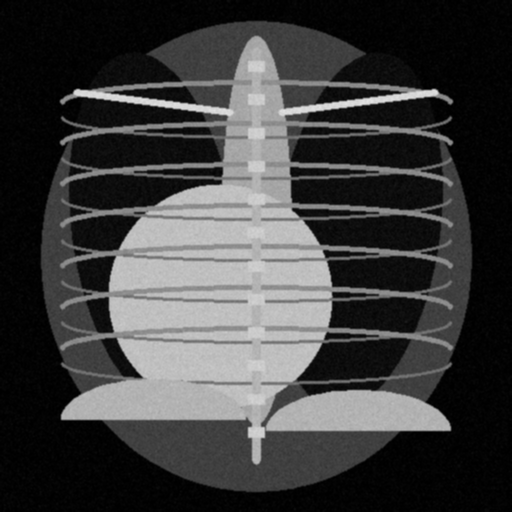
#> input picture assets/xr_cardiomegaly.png, 512 x 512 px
$ python -i image_processor.py   (imports and definitions only)   (older library calls are emulated)
#> lines starting #> are read from the running program, lines starting #| are printed output that depends on the picture; after the words box and inside, x2 and y2 are one past the last pixel; in counts of white or black regions, pixels touching at a corner belong together
#> further down, picture is the input picture: shape (512, 512); min 0, max 227, mean 61.4
import cv2
import numpy as np
import PIL.Image
import io

try:
    import pydicom
    HAS_PYDICOM = True
except ImportError:
    HAS_PYDICOM = False

class MedicalImageProcessor:
    def __init__(self, target_size=(256, 256)):
        self.target_size = target_size

    # [109 lines left out: functions load_image_bytes, _load_fallback, enhance_image, extract_classical_features, not called in this run]

    def generate_explainability_heatmap(self, img_gray, anomaly_score_pct=75.0, colormap_name="jet"):
        """
        Generates an anomaly heatmap overlay and identifies suspicious regions of interest (ROIs).
        """
#> called with anomaly_score_pct = 75, colormap_name = 'jet'
        h, w = img_gray.shape
#> h = 512; w = 512
        img_float = img_gray.astype(float) / 255.0

        # Synthetic reference normal thorax model
        y, x = np.ogrid[:h, :w]
#> y = 512 values from 0 to 511
        center_y, center_x = h // 2, w // 2
#> center_y = 256; center_x = 256
        dist_from_center = np.sqrt((x - center_x)**2 + (y - center_y)**2)
        normal_expected = 0.25 + 0.4 * np.exp(-dist_from_center / (0.3 * h))

        # Spatial residual deviation
        diff = np.abs(img_float - normal_expected)
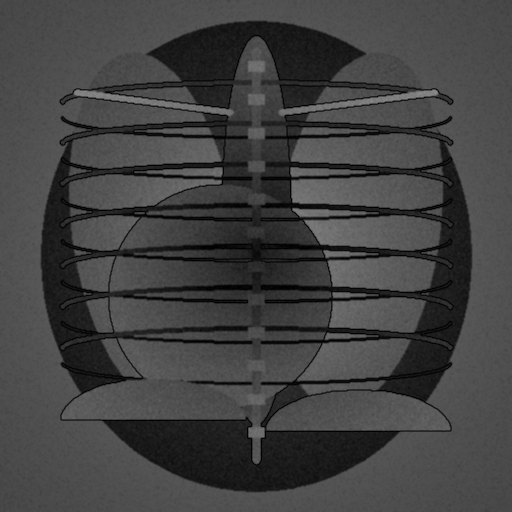
#> diff: shape (512, 512) float64; min 3.9e-06, max 0.544, mean 0.26

        # Apply Sobel edge weighting
        sobelx = cv2.Sobel(img_gray, cv2.CV_64F, 1, 0, ksize=5)
        sobely = cv2.Sobel(img_gray, cv2.CV_64F, 0, 1, ksize=5)
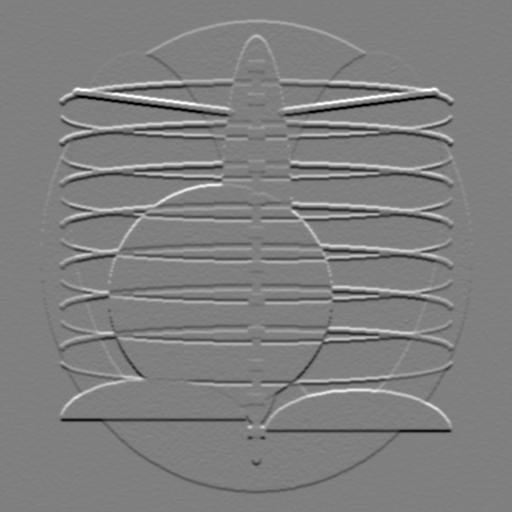
#> sobely: shape (512, 512) float64; min -8682, max 8661, mean 0; drawn with min black and max white
        grad_mag = np.sqrt(sobelx**2 + sobely**2)
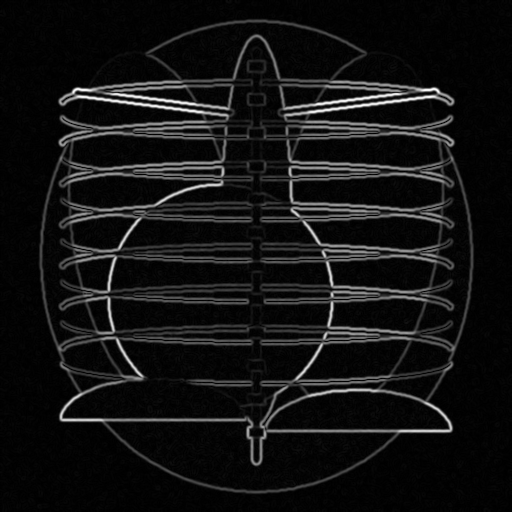
#> grad_mag: shape (512, 512) float64; min 0, max 8963.5, mean 674; drawn with min black and max white
        grad_mag = grad_mag / (np.max(grad_mag) + 1e-5)

        # Combined anomaly spatial density map
        anomaly_map = 0.6 * diff + 0.4 * grad_mag
        anomaly_map = cv2.GaussianBlur(anomaly_map, (15, 15), 0)
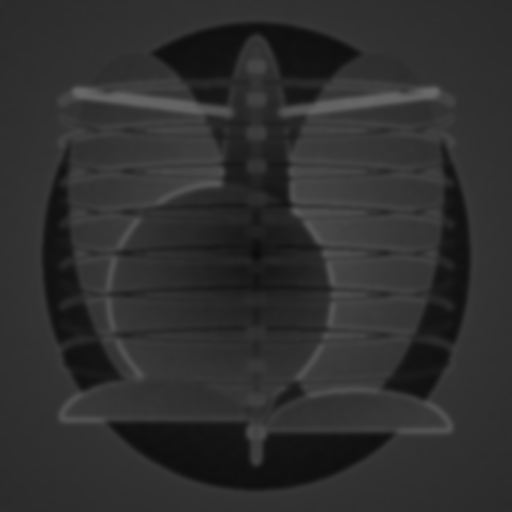
#> anomaly_map: shape (512, 512) float64; min 0.0478, max 0.417, mean 0.186

        # Scale anomaly map based on overall anomaly score percentage
        scale_factor = max(0.2, anomaly_score_pct / 100.0)
        anomaly_map = anomaly_map * scale_factor
        anomaly_map = np.clip(anomaly_map / (np.max(anomaly_map) + 1e-5), 0, 1)
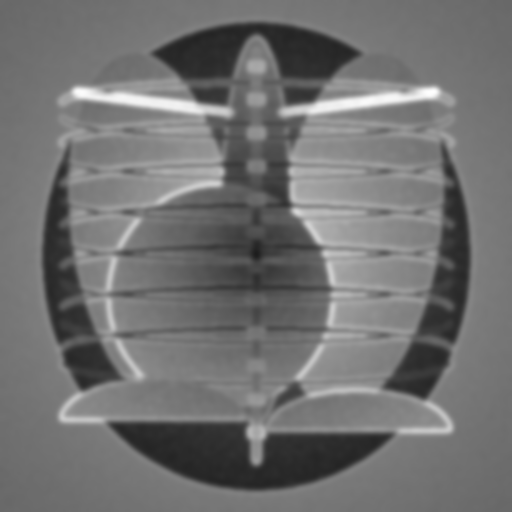
#> anomaly_map: shape (512, 512) float64; min 0.115, max 1, mean 0.446

        # Convert to 8-bit heatmap
        heatmap_8u = (anomaly_map * 255).astype(np.uint8)

        colormaps = {
            "jet": cv2.COLORMAP_JET,
            "inferno": cv2.COLORMAP_INFERNO,
            "viridis": cv2.COLORMAP_VIRIDIS,
            "turbo": cv2.COLORMAP_TURBO
        }
        cm = colormaps.get(colormap_name.lower(), cv2.COLORMAP_JET)
        heatmap_colored = cv2.applyColorMap(heatmap_8u, cm)
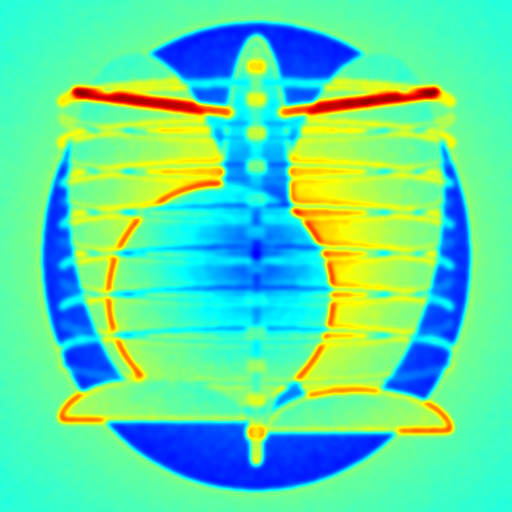
#> heatmap_colored: shape (512, 512, 3); mean B, G, R 162.6, 222.1, 92.7
        heatmap_rgb = cv2.cvtColor(heatmap_colored, cv2.COLOR_BGR2RGB)

        img_rgb = cv2.cvtColor(img_gray, cv2.COLOR_GRAY2RGB)

        # Identify suspicious ROI regions
        rois = self._extract_roi_boxes(anomaly_map, h, w)

        return {
            "anomaly_map_raw": anomaly_map,
            "heatmap_rgb": heatmap_rgb,
            "img_rgb": img_rgb,
            "rois": rois
        }

    # [22 lines left out: function create_overlay, not called in this run]

    def _extract_roi_boxes(self, anomaly_map, h, w):
#> called with h = 512, w = 512
        thresh = (anomaly_map > 0.50).astype(np.uint8) * 255
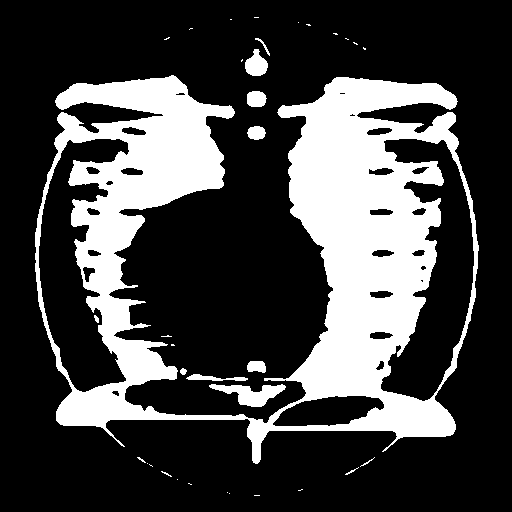
#> thresh: shape (512, 512); 26.4% white; 35 white regions (23 under 20 px)
        contours, _ = cv2.findContours(thresh, cv2.RETR_EXTERNAL, cv2.CHAIN_APPROX_SIMPLE)
#> contours = 34 contours, 25 with area under 20; largest, box (x1, y1, x2, y2) and area: (35, 75, 479, 464) 91533, (209, 384, 286, 407) 788, (245, 49, 268, 76) 376, (247, 91, 267, 107) 242, (247, 126, 266, 140) 183

        rois = []
        for i, cnt in enumerate(contours):
            area = cv2.contourArea(cnt)
            if area > 120:
                x, y, bw, bh = cv2.boundingRect(cnt)
                roi_score = float(np.mean(anomaly_map[y:y+bh, x:x+bw])) * 100.0

                # Determine anatomical location string based on coordinates
                loc_y = "Upper" if y < h/3 else ("Middle" if y < 2*h/3 else "Lower")
                loc_x = "Right Lung" if x > w/2 else "Left Lung"
                if abs(x + bw/2 - w/2) < w/6:
                    loc_x = "Mediastinum / Cardiac Region"

                rois.append({
                    "id": i + 1,
                    "location": f"{loc_y} {loc_x}",
                    "bbox": (x, y, bw, bh),
                    "roi_anomaly_score": round(roi_score, 1),
                    "area_pct": round((area / (h * w)) * 100, 2)
                })
#> this loop made 34 passes
#> (area, x, y, bw, bh, roi_score, loc_y) on passes 13, 14, 16, 19, 20, 21, 23: (787.5, 209, 384, 77, 23, 48.88, 'Lower'), (158.5, 186, 374, 62, 7, 49.89, 'Lower'), (164.5, 247, 361, 19, 12, 51.59, 'Lower'), (183, 247, 126, 19, 14, 53.1, 'Upper'), (242.5, 247, 91, 20, 16, 55.33, 'Upper'), (91533, 35, 75, 444, 389, 45.88, 'Upper'), (376.5, 245, 49, 23, 27, 54.71, 'Upper')
#> area on passes 15, 27: 26, 28.5
#> after the loop, rois = 7 items
        # Sort ROIs by score descending
        rois.sort(key=lambda r: r["roi_anomaly_score"], reverse=True)
        return rois[:4] # Top 4 suspicious regions

>>> import cv2
>>> picture = cv2.imread('../assets/xr_cardiomegaly.png', cv2.IMREAD_GRAYSCALE)
>>> result = MedicalImageProcessor().generate_explainability_heatmap(picture)
#> in generate_explainability_heatmap, `rois = self._extract_roi_boxes(anomaly_map, h, w)`: rois = 4 items
#> result = 4 items

$ run again, on assets/xr_consolidation.png
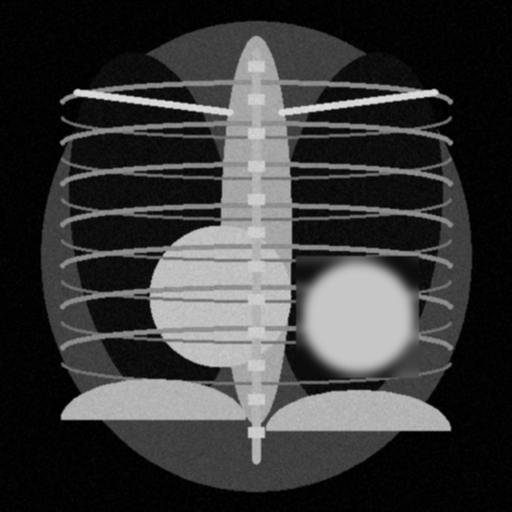
#> input picture assets/xr_consolidation.png, 512 x 512 px
#> picture is the input picture: shape (512, 512); min 0, max 227, mean 58.1
#> in generate_explainability_heatmap, `heatmap_colored = cv2.applyColorMap(heatmap_8u, cm)`:
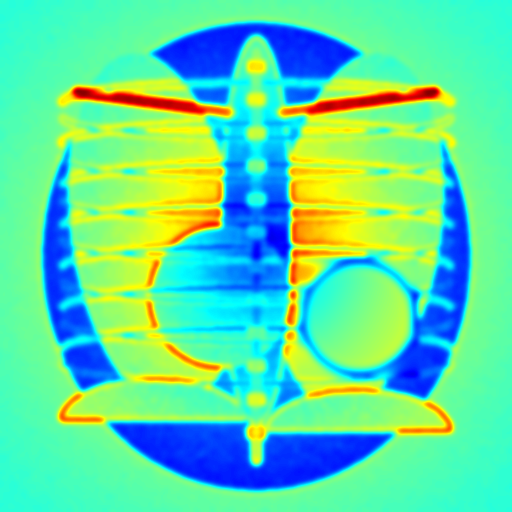
#> heatmap_colored: shape (512, 512, 3); mean B, G, R 159.9, 219.7, 95.4
#> in _extract_roi_boxes, `thresh = (anomaly_map > 0.50).astype(np.uint8) * 255`:
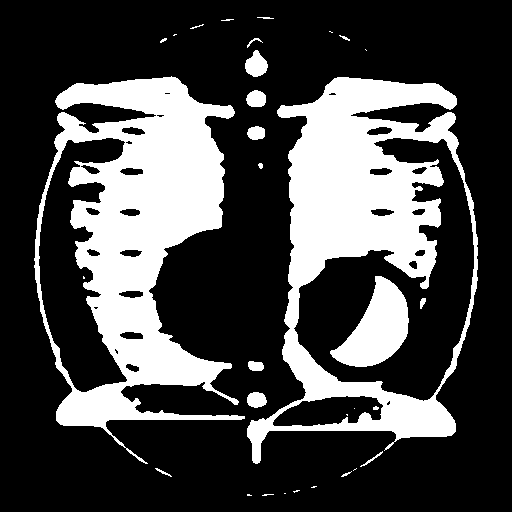
#> thresh: shape (512, 512); 28% white; 32 white regions (15 under 20 px)
#> contours = 26 contours, 16 with area under 20; largest, box (x1, y1, x2, y2) and area: (247, 77, 478, 464) 58892, (34, 76, 245, 464) 46379, (245, 50, 268, 77) 379, (246, 90, 266, 107) 247, (247, 392, 267, 408) 224
#> the loop in _extract_roi_boxes, `for i, cnt in enumerate(contours):` made 26 passes
#> (area, x, y, bw, bh, roi_score, loc_y) on passes 10, 13, 14, 15, 16, 17: (224.5, 247, 392, 20, 16, 53.97, 'Lower'), (179, 247, 126, 18, 14, 53.27, 'Upper'), (247, 246, 90, 20, 17, 54.94, 'Upper'), (58892, 247, 77, 231, 387, 45.93, 'Upper'), (46379, 34, 76, 211, 388, 46.3, 'Upper'), (379, 245, 50, 23, 27, 54.42, 'Upper')
#> after the loop in _extract_roi_boxes, `for i, cnt in enumerate(contours):`: rois = 6 items
#> in generate_explainability_heatmap, `rois = self._extract_roi_boxes(anomaly_map, h, w)`: rois = 4 items
